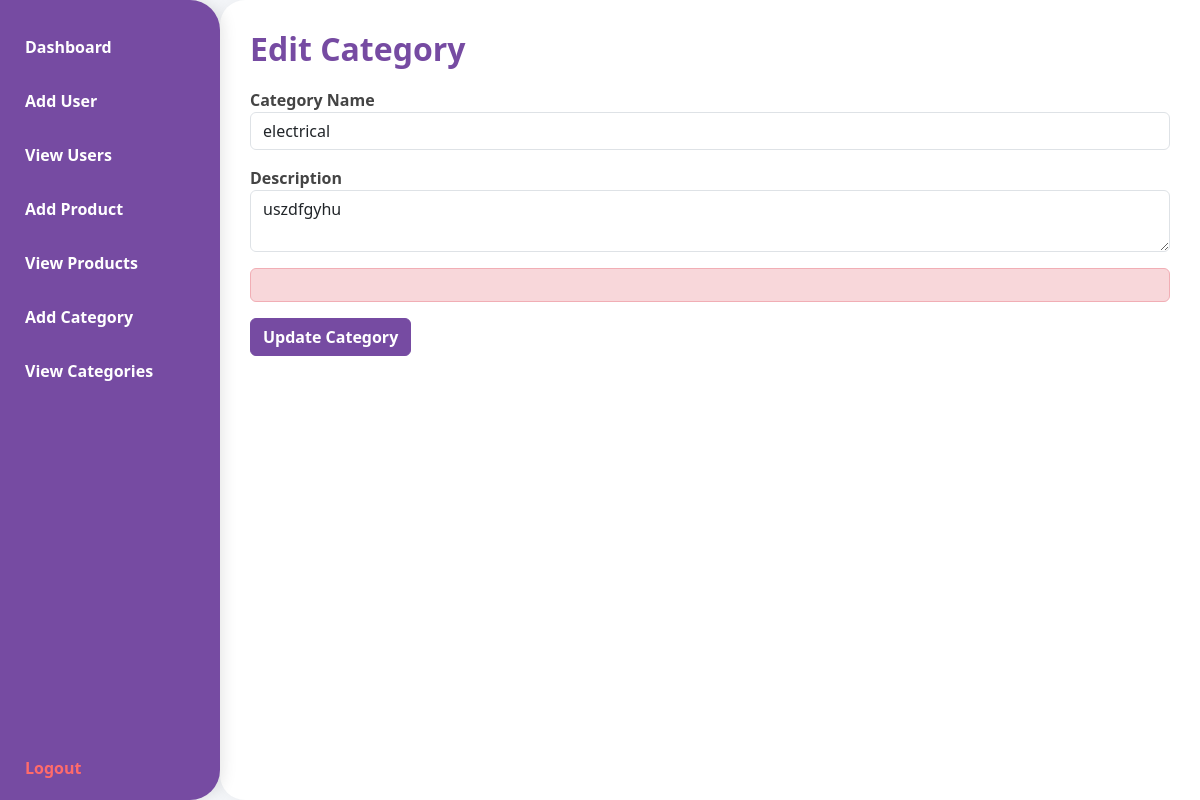
The page /DOC/DOC/combineproject/muntasir/log-rej-das/admin_dashboard.php?page=edit_category&id=1 (signed in) on the database as committed earlier.
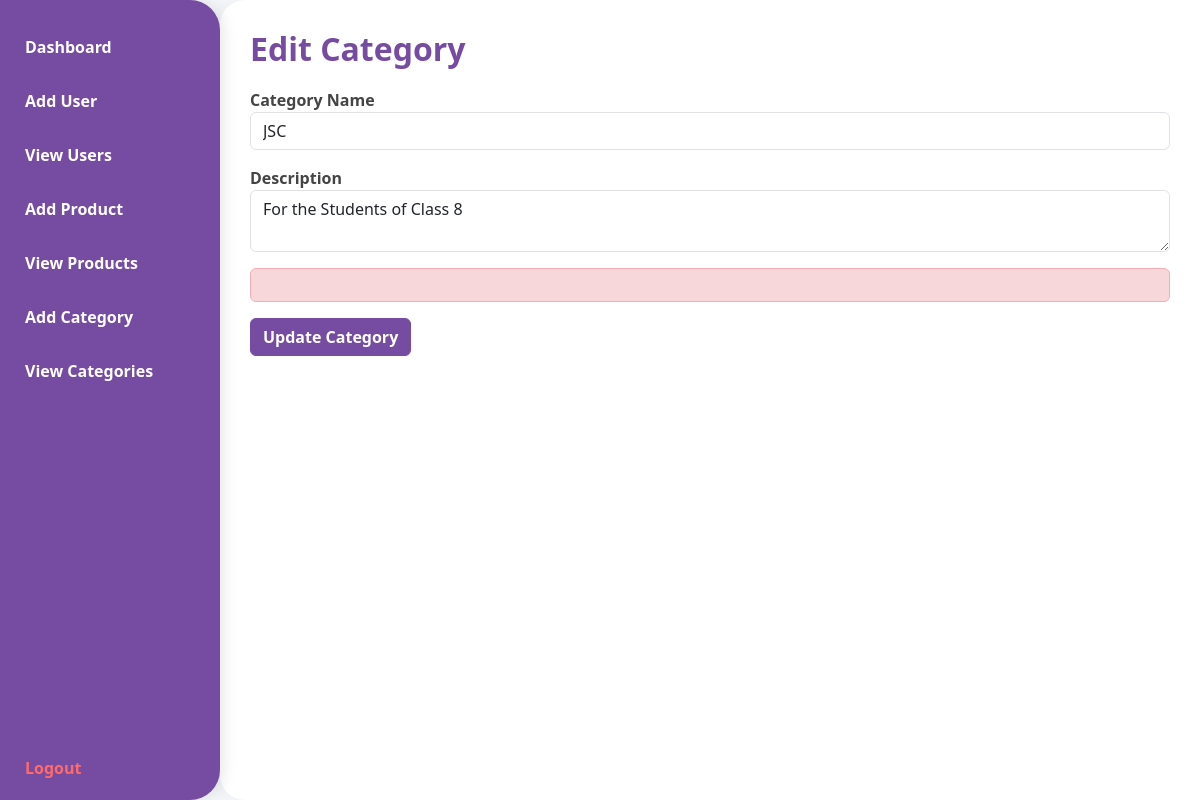
The same page on the database as committed later.
### tables this page shows
CREATE TABLE `categories` (
  `id` int(11) NOT NULL,
  `name` varchar(100) NOT NULL,
  `slug` varchar(100) NOT NULL,
  `description` text DEFAULT NULL,
  `icon` varchar(100) DEFAULT NULL,
  `status` enum('active','inactive') DEFAULT 'active',
  `created_by` int(11) DEFAULT NULL,
  `created_at` timestamp NOT NULL DEFAULT current_timestamp(),
  `updated_at` timestamp NOT NULL DEFAULT current_timestamp() ON UPDATE current_timestamp()
);

### DOC/DOC/combineproject/muntasir/log-rej-das/admin_dashboard.php (the view, shortened to what this page needs)
<?php
$db_host = 'localhost';
$db_user = 'root';
$db_pass = '';
$db_name = 'test_db';
$conn = new mysqli($db_host, $db_user, $db_pass, $db_name);
$edit_category_err = $edit_category_success = "";
$active_page = "dashboard";
if (isset($_GET['page'])) {
    $page = $_GET['page'];
    if (in_array($page, ['dashboard', 'add_user', 'view_users', 'edit_user', 'add_product', 'view_products', 'edit_product', 'add_category', 'view_categories', 'edit_category'])) {
        $active_page = $page;
    }
}
?>
<!DOCTYPE html>
<html lang="en">
<head>
    <link href="https://cdn.jsdelivr.net/npm/bootstrap@5.3.0/dist/css/bootstrap.min.css" rel="stylesheet" />
</head>
<body>
    <nav class="sidebar" aria-label="Admin Sidebar Navigation">
        <a href="?page=dashboard" class="<?php echo ($active_page === 'dashboard') ? 'active' : ''; ?>" aria-current="<?php echo ($active_page === 'dashboard') ? 'page' : ''; ?>">Dashboard</a>
        <a href="?page=add_user" class="<?php echo ($active_page === 'add_user') ? 'active' : ''; ?>">Add User</a>
        <a href="?page=view_users" class="<?php echo ($active_page === 'view_users') ? 'active' : ''; ?>">View Users</a>
        <a href="?page=add_product" class="<?php echo ($active_page === 'add_product') ? 'active' : ''; ?>">Add Product</a>
        <a href="?page=view_products" class="<?php echo ($active_page === 'view_products') ? 'active' : ''; ?>">View Products</a>
        <a href="?page=add_category" class="<?php echo ($active_page === 'add_category') ? 'active' : ''; ?>">Add Category</a>
        <a href="?page=view_categories" class="<?php echo ($active_page === 'view_categories') ? 'active' : ''; ?>">View Categories</a>
        <a href="?action=logout" class="logout-link">Logout</a>
    </nav>
    <main class="main-content">
<?php if ($active_page === 'dashboard'): ?>
    <h2>Welcome to Admin Dashboard</h2>
    <p>Hello <strong><?php echo htmlspecialchars($_SESSION["username"]); ?></strong>, you are logged in as <strong>Admin</strong>.</p>
    <p>Use the menu to manage users, products, and categories.</p>
    <h3>User Summary</h3>
    <?php
    $result = $conn->query("SELECT id, username, email, role, created_at FROM users ORDER BY id ASC LIMIT 5");
    if ($result && $result->num_rows > 0):
    ?>
        <div class="table-responsive">
            <table class="table table-striped table-hover">
                <thead>
                    <tr>
                        <th>ID</th>
                        <th>Username</th>
                        <th>Email</th>
                        <th>Role</th>
                        <th>Registered At</th>
                    </tr>
                </thead>
                <tbody>
                    <?php while ($row = $result->fetch_assoc()): ?>
                        <tr>
                            <td><?php echo htmlspecialchars($row['id']); ?></td>
                            <td><?php echo htmlspecialchars($row['username']); ?></td>
                            <td><?php echo htmlspecialchars($row['email']); ?></td>
                            <td><?php echo htmlspecialchars(ucfirst($row['role'])); ?></td>
                            <td><?php echo htmlspecialchars($row['created_at']); ?></td>
                        </tr>
                    <?php endwhile; ?>
                </tbody>
            </table>
        </div>
    <?php else: ?>
        <p>No users found.</p>
<?php endif; ?>
        <?php elseif ($active_page === 'edit_category'): ?>
            <h2>Edit Category</h2>
            <?php
            $category_id = $_GET['id'];
            $stmt = $conn->prepare("SELECT id, name, description FROM categories WHERE id = ?");
            $stmt->bind_param("i", $category_id);
            $stmt->execute();
            $result = $stmt->get_result();
            $category = $result->fetch_assoc();
            ?>
            <form method="POST" action="?page=edit_category&id=<?php echo $category_id; ?>" novalidate>
                <div class="mb-3">
                    <label for="name">Category Name</label>
                    <input type="text" id="name" name="name" class="form-control" value="<?php echo htmlspecialchars($category['name']); ?>" required />
                </div>
                <div class="mb-3">
                    <label for="description">Description</label>
                    <textarea id="description" name="description" class="form-control"><?php echo htmlspecialchars($category['description']); ?></textarea>
                </div>
                <?php if (isset($edit_category_err)): ?>
                    <div class="alert alert-danger"><?php echo $edit_category_err; ?></div>
                <?php endif; ?>
                <button type="submit" name="edit_category" class="btn btn-primary">Update Category</button>
            </form>
        <?php endif; ?>
    </main>
</body>
</html>

Rows that differ between the two databases and show on the page:
changed categories: name "electrical" → "JSC"; description "uszdfgyhu" → "For the Students of Class 8"
